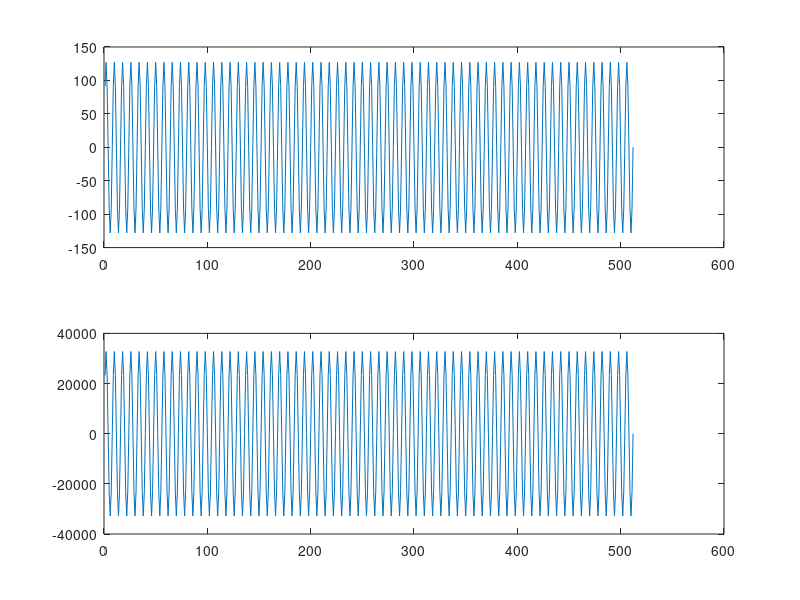

MATLAB code to generate this figure:
%% generate quantized sine waves of specific length, frequency, and sample frequency

sinlength = 2048;
t = linspace(1, sinlength, sinlength);
tlong = linspace(1,sinlength*2,sinlength*2);
% f_incr = linspace(1, 10, sinlength);
f1 = 5000;
f2 = 5000;
fs = 40000;
sin1 = sin(2*pi*f1/fs*t);
sin2 = sin(2*pi*f2/fs*t);
% sin_sum = cat(2,sin1,sin2);

quant_sin1 = int8(round(sin1 * 2^7));
quant_sin2 = int16(round(sin2 * 2^15));
% quant_sin_sum = int16(round(sin_sum * 2^15));

% xdata_fft = fft(sin_sum, 2048);
% indexf = fs/2*linspace(0, 1, sinlength*2);

subplot(2,1,1);
plot(t(1:512), quant_sin1(1:512));
subplot(2,1,2);
plot(t(1:512), quant_sin2(1:512));

% plot(tlong, sin_sum);
% plot(indexf, abs(xdata_fft(1:length(xdata_fft)/2)));
